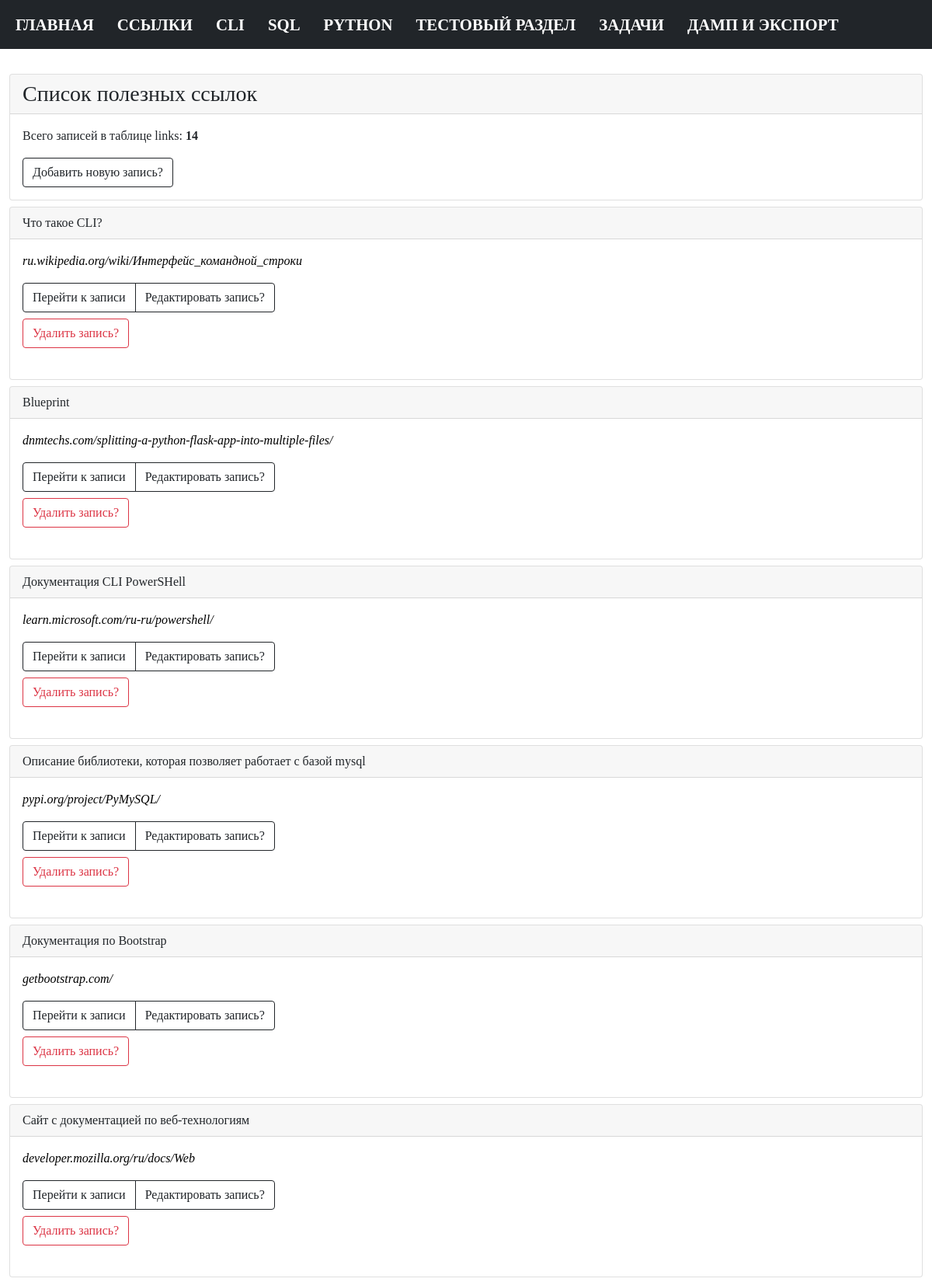
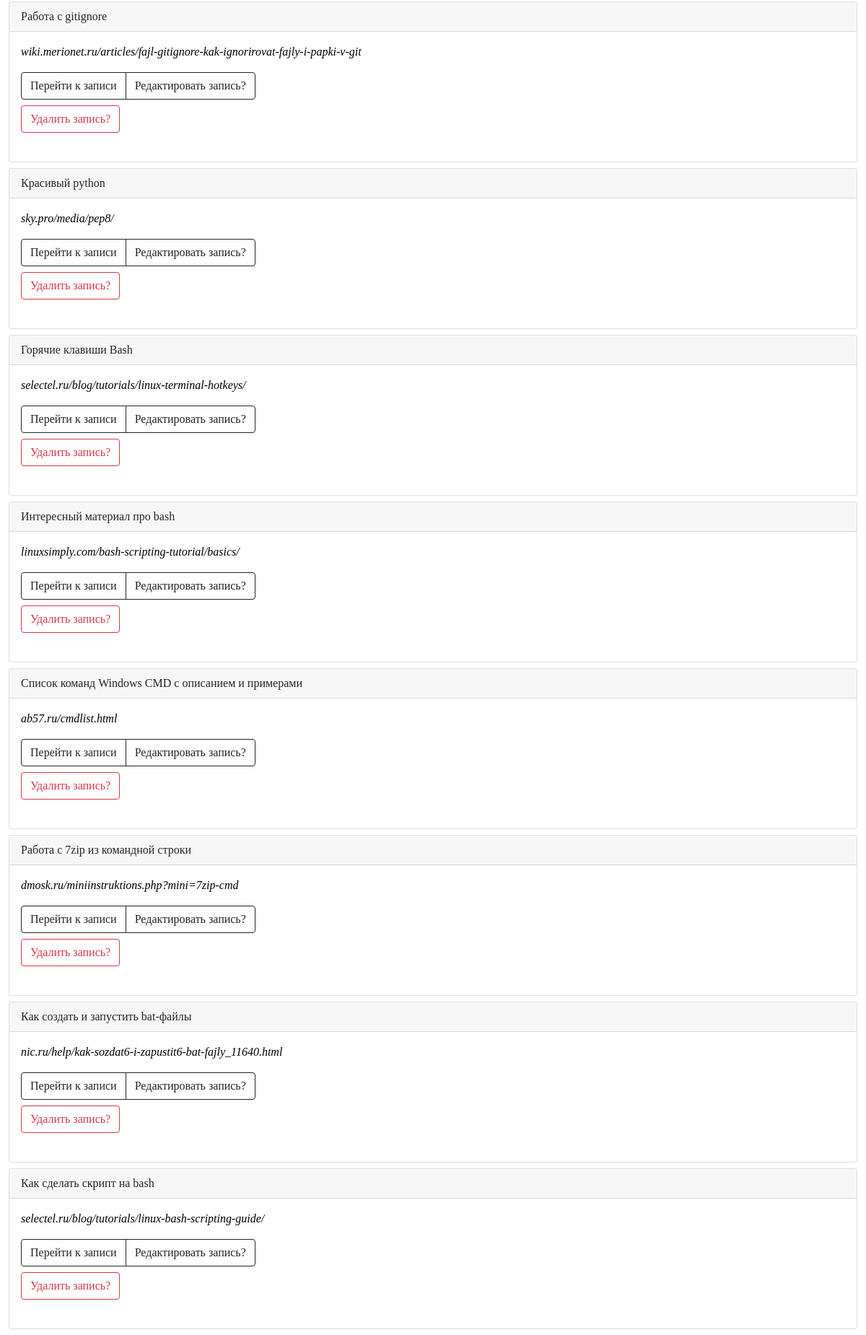
Screenshot of /links with the database file from the repository (2 pictures, top to bottom).
### tables this page shows
CREATE TABLE "links"
(
    links_id      INTEGER
        primary key autoincrement,
    links_name    TEXT not null,
    links_command TEXT not null
);

### modules/links/links_list_commands.py (the view)
@bp.route("/links")
def links_list_commands():
    conn = connect.get_db_connection()
    cur = conn.cursor()
    links_list_count = cur.execute("SELECT COUNT(*) FROM links")
    links_list_count_print = links_list_count.fetchone()
    links_list_count_print_int = int(links_list_count_print[0])
    links_list = conn.execute("SELECT * FROM links ORDER BY 1 DESC").fetchall()
    conn.close()
    return render_template("links/links_list_commands.html",
                           links_list=links_list,
                           links_list_count_print_int=links_list_count_print_int,
                           )

### modules/connect.py (called while the page is built)
def get_db_connection():
    db_path = os.path.join(BASE_DIR, '../database.db')
    conn = sqlite3.connect(db_path)
    conn.row_factory = sqlite3.Row
    return conn

### templates/links/links_list_commands.html (shortened to what this page needs)
{% extends "base.html" %} {% block title %}Ссылки{% endblock %} {% block content %}
<div class="card mb-2">
   <div class="card-header h3">Список полезных ссылок</div>
   <div class="card-body">
      <p class="card-text">Всего записей в таблице links: <b>{{ links_list_count_print_int }}</b></p>
      <p class="card-text">
         <a href="{{ url_for('add_links_command.add_links_command') }}" class="btn btn-outline-dark">Добавить новую
            запись?</a>
      </p>
   </div>
</div>
{% for links_list in links_list %}
<div class="card mb-2">
   <div class="card-header">{{ links_list['links_name'] }}</div>
   <div class="card-body">
      <p class="card-text">
         <a href="https://{{ links_list['links_command'] }}" target="_blank"><i>{{ links_list['links_command']
               }}</i></a>
      <div class="btn-group pb-2" role="group" aria-label="...">
         <a href="{{ url_for('get_post_links_command.get_post_links_command', links_id=links_list['links_id']) }}"
            class="btn btn-outline-dark">Перейти к записи</a>
         <a href="{{ url_for('edit_links_command.edit_links_command', links_id=links_list['links_id']) }}"
            class="btn btn-outline-dark">Редактировать запись?</a>
      </div>
      <form action="{{ url_for('delete_links_command.delete_links_command', links_id=links_list['links_id'])}}"
         method="POST" class="pb-2">
         <input type="submit" class="btn btn-outline-danger" value="Удалить запись?"
            onclick="return confirm('Вы точно уверены что хотите удалить запись?')" />
      </form>
      </p>
   </div>
</div>
{% endfor %}
{% endblock %}

### static/styles.css (style rules this page uses)
* { font-size: 1rem; font-family:consolas; }
a { color: black; text-decoration: none; }

### rows the page displays
links: links_name "Что такое CLI?", links_command "ru.wikipedia.org/wiki/Интерфейс_командной_строки"
links: links_name "Blueprint", links_command "dnmtechs.com/splitting-a-python-flask-app-into-multiple-files/"
links: links_name "Документация CLI PowerSHell", links_command "learn.microsoft.com/ru-ru/powershell/"
links: links_name "Описание библиотеки, которая позволяет работает с базой mysql", links_command "pypi.org/project/PyMySQL/"
links: links_name "Документация по Bootstrap", links_command "getbootstrap.com/"
links: links_name "Сайт с документацией по веб-технологиям", links_command "developer.mozilla.org/ru/docs/Web"
links: links_name "Работа с gitignore", links_command "wiki.merionet.ru/articles/fajl-gitignore-kak-ignorirovat-fajly-i-papki-v-git"
links: links_name "Красивый python", links_command "sky.pro/media/pep8/"
links: links_name "Горячие клавиши Bash", links_command "selectel.ru/blog/tutorials/linux-terminal-hotkeys/"
links: links_name "Интересный материал про bash", links_command "linuxsimply.com/bash-scripting-tutorial/basics/"
links: links_name "Список команд Windows CMD с описанием и примерами", links_command "ab57.ru/cmdlist.html"
links: links_name "Работа с 7zip из командной строки", links_command "dmosk.ru/miniinstruktions.php?mini=7zip-cmd"
links: links_name "Как создать и запустить bat-файлы", links_command "nic.ru/help/kak-sozdat6-i-zapustit6-bat-fajly_11640.html"
links: links_name "Как сделать скрипт на bash", links_command "selectel.ru/blog/tutorials/linux-bash-scripting-guide/"

### other values shown
{{ links_list_count_print_int }} "14"
